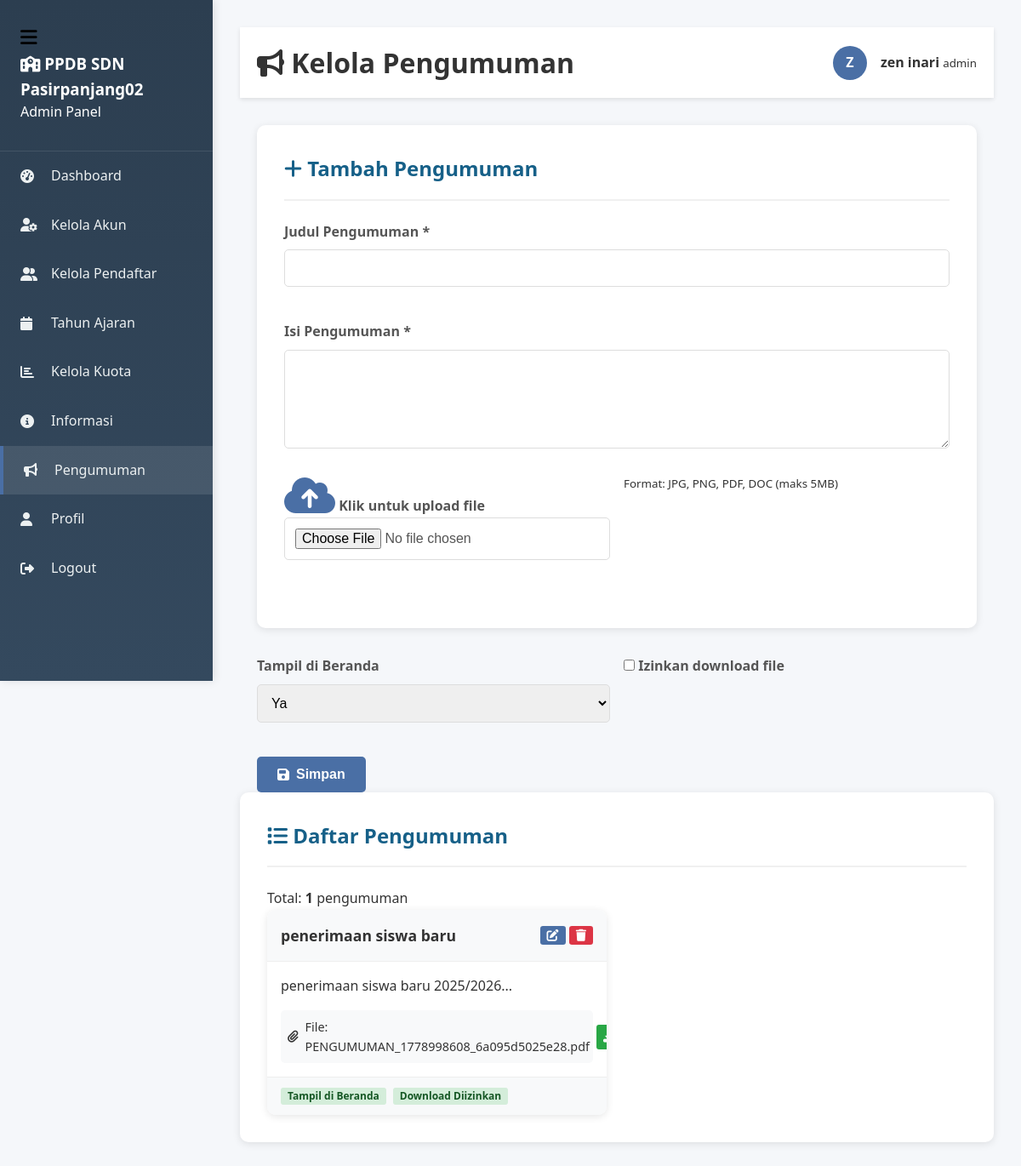
The page /admin/kelola_pengumuman.php (signed in) on the database its author committed.
### tables this page shows
CREATE TABLE IF NOT EXISTS `pengumuman` (
  `id` int(11) NOT NULL AUTO_INCREMENT,
  `judul` varchar(100) NOT NULL,
  `isi` text NOT NULL,
  `file` varchar(255) DEFAULT NULL,
  `tampil_index` enum('ya','tidak') DEFAULT 'ya',
  `allow_download` tinyint(1) DEFAULT 0,
  `created_at` timestamp NOT NULL DEFAULT current_timestamp(),
  PRIMARY KEY (`id`)
);

### admin/kelola_pengumuman.php (the view, shortened to what this page needs)
<?php
$db = new Database();
$conn = $db->getConnection();
$editData = null;
$result = $conn->query("SELECT * FROM pengumuman ORDER BY id DESC");
?>
<!DOCTYPE html>
<html lang="id">
<head>
    <link rel="stylesheet" href="../assets/css/style.css">
    <link rel="stylesheet" href="https://cdnjs.cloudflare.com/ajax/libs/font-awesome/6.4.0/css/all.min.css">
</head>
<body>
    <?php include '../includes/sidebar.php'; ?>
    <div class="main-content">
        <div class="dashboard-header">
            <div class="container">
                <h1><i class="fas fa-bullhorn"></i> Kelola Pengumuman</h1>
                <div class="user-info">
                    <div class="user-avatar">
                        <?php echo strtoupper(substr($_SESSION['nama'], 0, 1)); ?>
                    </div>
                    <div>
                        <strong><?php echo htmlspecialchars($_SESSION['nama']); ?></strong>
                        <small><?php echo htmlspecialchars($_SESSION['role']); ?></small>
                    </div>
                </div>
            </div>
        </div>
        <div class="container">
            <div class="form-section">
                <h2>
                    <i class="fas fa-<?php echo $editData ? 'edit' : 'plus'; ?>"></i>
                    <?php echo $editData ? 'Edit' : 'Tambah'; ?> Pengumuman
                </h2>
                <form method="POST" enctype="multipart/form-data">
                    <div class="form-row">
                        <div class="form-group">
                            <label for="judul">Judul Pengumuman *</label>
                            <input type="text" id="judul" name="judul"
                                   value="<?php echo $editData['judul'] ?? ''; ?>" required>
                        </div>
                    </div>
                    <div class="form-group">
                        <label for="isi">Isi Pengumuman *</label>
                        <textarea id="isi" name="isi" rows="5" required><?php echo $editData['isi'] ?? ''; ?></textarea>
                    </div>
                    <div class="form-row">
                        <div class="form-group">
                            <label class="file-upload-label">
                              <i class="fas fa-cloud-upload-alt"></i>
                                <span>Klik untuk upload file</span>
                                   <input
                                  type="file"
                                  name="file"
                                  accept=".jpg,.jpeg,.png,.pdf,.doc,.docx"
                                      >
                             </label>
                            </div>
                            <small class="form-hint">Format: JPG, PNG, PDF, DOC (maks 5MB)</small>
                        </div>
                    </div>
                    <div class="form-row">
                        <div class="form-group">
                            <label for="tampil_index">Tampil di Beranda</label>
                            <select id="tampil_index" name="tampil_index">
                                <option value="ya" <?php echo ($editData['tampil_index'] ?? '') == 'ya' ? 'selected' : ''; ?>>
                                    Ya
                                </option>
                            </select>
                        </div>
                        <div class="form-group">
                            <label class="checkbox-label">
                                <input type="checkbox" name="allow_download" value="1"
                                    <?php echo ($editData['allow_download'] ?? 0) ? 'checked' : ''; ?>>
                                <span>Izinkan download file</span>
                            </label>
                        </div>
                    </div>
                    <div class="form-actions">
                        <button type="submit" class="btn-primary">
                            <i class="fas fa-save"></i>
                            <?php echo $editData ? 'Update' : 'Simpan'; ?>
                        </button>
                    </div>
            </div>
            <div class="form-section">
                <div class="section-header">
                    <h2><i class="fas fa-list"></i> Daftar Pengumuman</h2>
                    <div class="section-info">
                        Total: <strong><?php echo $result->num_rows; ?></strong> pengumuman
                    </div>
                </div>
                <?php if($result->num_rows > 0): ?>
                <div class="pengumuman-grid">
                    <?php while($row = $result->fetch_assoc()): ?>
                    <div class="pengumuman-card">
                        <div class="pengumuman-header">
                            <h3><?php echo htmlspecialchars($row['judul']); ?></h3>
                            <div class="pengumuman-actions">
                                <a href="kelola_pengumuman.php?edit=<?php echo $row['id']; ?>"
                                   class="btn-primary btn-sm">
                                    <i class="fas fa-edit"></i>
                                </a>
                                <a href="kelola_pengumuman.php?hapus=<?php echo $row['id']; ?>"
                                   class="btn-danger btn-sm"
                                   onclick="return confirm('Yakin menghapus pengumuman ini?')">
                                    <i class="fas fa-trash"></i>
                                </a>
                            </div>
                        </div>
                        <div class="pengumuman-content">
                            <p><?php echo nl2br(htmlspecialchars(substr($row['isi'], 0, 200))); ?>...</p>
                            <?php if($row['file']): ?>
                            <div class="pengumuman-file">
                                <i class="fas fa-paperclip"></i>
                                <span>File: <?php echo $row['file']; ?></span>
                                <?php if($row['allow_download']): ?>
                                <a href="../assets/uploads/pengumuman/<?php echo $row['file']; ?>"
                                   class="btn-download-sm" download>
                                    <i class="fas fa-download"></i>
                                </a>
                                <?php endif; ?>
                            </div>
                            <?php endif; ?>
                        </div>
                        <div class="pengumuman-footer">
                            <span class="badge <?php echo $row['tampil_index'] == 'ya' ? 'badge-success' : 'badge-secondary'; ?>">
                                <?php echo $row['tampil_index'] == 'ya' ? 'Tampil di Beranda' : 'Tidak Tampil'; ?>
                            </span>
                            <span class="badge <?php echo $row['allow_download'] ? 'badge-success' : 'badge-secondary'; ?>">
                                <?php echo $row['allow_download'] ? 'Download Diizinkan' : 'Download Tidak Diizinkan'; ?>
                            </span>
                        </div>
                    </div>
                    <?php endwhile; ?>
                </div>
                <?php endif; ?>
            </div>
        </div>
</body>
</html>

### assets/css/style.css (style rules this page uses)
* { margin: 0; padding: 0; box-sizing: border-box; }
body { font-family: 'Segoe UI', Tahoma, Geneva, Verdana, sans-serif; line-height: 1.6; color: #333; background-color: #f5f7fa; }
.container { max-width: 1200px; margin: 0 auto; padding: 0 20px; }
.btn-primary, .btn-secondary, .btn-success, .btn-danger { padding: 0.75rem 1.5rem; border: none; border-radius: 5px; font-size: 1rem; font-weight: 600; cursor: pointer; transition: all 0.3s ease; text-decoration: none; display: inline-flex; align-items: center; justify-content: center; gap: 0.5rem; }
.btn-primary { background: #4a6fa5; color: white; }
.btn-danger { background: #dc3545; color: white; }
.form-group { margin-bottom: 1.5rem; }
.form-group label { display: block; margin-bottom: 0.5rem; font-weight: 600; color: #555; }
.form-group input, .form-group select, .form-group textarea { width: 100%; padding: 0.75rem; border: 1px solid #ddd; border-radius: 5px; font-size: 1rem; transition: border-color 0.3s; }
.dashboard-header { background: white; padding: 1rem 0; margin-bottom: 2rem; box-shadow: 0 2px 5px rgba(0,0,0,0.1); }
.dashboard-header .container { display: flex; justify-content: space-between; align-items: center; }
.user-info { display: flex; align-items: center; gap: 1rem; }
.user-avatar { width: 40px; height: 40px; background: #4a6fa5; color: white; border-radius: 50%; display: flex; align-items: center; justify-content: center; font-weight: bold; }
.main-content { margin-left: 250px; padding: 2rem; }
.form-section { background: white; border-radius: 10px; padding: 2rem; box-shadow: 0 2px 10px rgba(0,0,0,0.1); margin-bottom: 2rem; }
.form-section h2 { color: #166088; margin-bottom: 1.5rem; padding-bottom: 1rem; border-bottom: 2px solid #f0f0f0; }
.form-row { display: grid; grid-template-columns: repeat(auto-fit, minmax(250px, 1fr)); gap: 1rem; margin-bottom: 1rem; }
.file-upload-label { display: flex; flex-direction: column; align-items: center; gap: 1rem; cursor: pointer; }
.file-upload-label i { font-size: 3rem; color: #4a6fa5; }
.badge { display: inline-block; padding: 0.25em 0.4em; font-size: 75%; font-weight: 700; line-height: 1; text-align: center; white-space: nowrap; vertical-align: baseline; border-radius: 0.25rem; }
.badge-success { color: #fff; background-color: #28a745; }
.btn-sm { padding: 0.25rem 0.5rem; font-size: 0.875rem; line-height: 1.5; border-radius: 0.2rem; }

### includes/sidebar.php (style rules this page uses)
.main-content { margin-left: 250px; transition: margin-left .3s ease; }

### admin/kelola_pengumuman.php (style rules this page uses)
.pengumuman-grid { display: grid; grid-template-columns: repeat(auto-fill, minmax(350px, 1fr)); gap: 1.5rem; }
.pengumuman-card { background: white; border-radius: 10px; overflow: hidden; box-shadow: 0 2px 10px rgba(0,0,0,0.1); }
.pengumuman-header { background: #f8f9fa; padding: 1rem; display: flex; justify-content: space-between; align-items: center; border-bottom: 1px solid #eee; }
.pengumuman-header h3 { margin: 0; font-size: 1.1rem; color: #333; }
.pengumuman-content { padding: 1rem; }
.pengumuman-file { display: flex; align-items: center; gap: 0.5rem; margin-top: 1rem; padding: 0.5rem; background: #f8f9fa; border-radius: 5px; font-size: 0.9rem; }
.pengumuman-footer { padding: 0.75rem 1rem; background: #f8f9fa; border-top: 1px solid #eee; display: flex; gap: 0.5rem; flex-wrap: wrap; }
.badge { padding: 0.25rem 0.5rem; border-radius: 3px; font-size: 0.75rem; font-weight: 600; }
.badge-success { background: #d4edda; color: #155724; }
.checkbox-label { display: flex; align-items: center; gap: 0.5rem; cursor: pointer; }
.checkbox-label input[type="checkbox"] { width: auto; }
.btn-download-sm { padding: 0.25rem 0.5rem; background: #28a745; color: white; border-radius: 3px; text-decoration: none; font-size: 0.8rem; }

### rows shown on the page
pengumuman: judul "penerimaan siswa baru", isi "penerimaan siswa baru 2025/2026", file "PENGUMUMAN_1778998608_6a095d5025e28.pdf", tampil_index "Tampil di Beranda", allow_download "Download Diizinkan"

### other values the page prints
$role "Admin"
$item['label'] "Dashboard"
$item['label'] "Kelola Akun"
$item['label'] "Kelola Pendaftar"
$item['label'] "Tahun Ajaran"
$item['label'] "Kelola Kuota"
$item['label'] "Informasi"
$item['label'] "Pengumuman"
$item['label'] "Profil"
$item['label'] "Logout"
substr($_SESSION['nama'], 0, 1) "Z"
$_SESSION['nama'] "zen inari"
$_SESSION['role'] "admin"
$result->num_rows "1"
